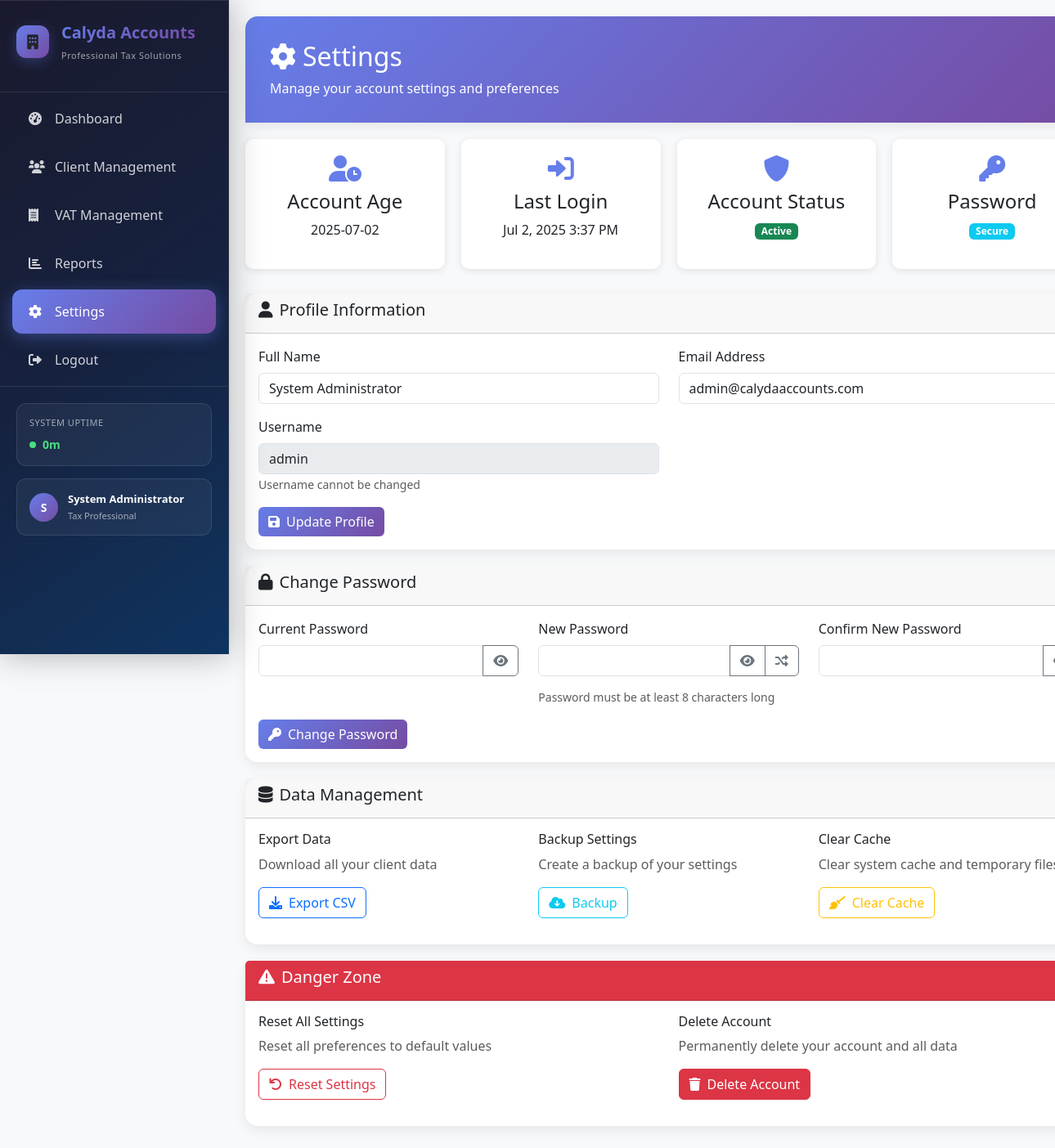
The page /settings.php (signed in) on the database its author committed.
### tables this page shows
CREATE TABLE `users` (
  `id` int(11) NOT NULL,
  `username` varchar(50) NOT NULL,
  `email` varchar(100) NOT NULL,
  `password` varchar(255) NOT NULL,
  `full_name` varchar(100) NOT NULL,
  `role` enum('admin','user') DEFAULT 'user',
  `created_at` timestamp NOT NULL DEFAULT current_timestamp(),
  `updated_at` timestamp NOT NULL DEFAULT current_timestamp() ON UPDATE current_timestamp()
);

### settings.php (the view, shortened to what this page needs)
<?php
$db = Database::getInstance()->getConnection();
$stmt = $db->prepare("SELECT * FROM users WHERE id = ?");
$stmt->execute([$_SESSION['user_id']]);
$user = $stmt->fetch(PDO::FETCH_ASSOC);
?>
<!DOCTYPE html>
<html lang="en">
<head>
    <link href="https://cdn.jsdelivr.net/npm/bootstrap@5.3.0/dist/css/bootstrap.min.css" rel="stylesheet">
    <link href="https://cdnjs.cloudflare.com/ajax/libs/font-awesome/6.0.0/css/all.min.css" rel="stylesheet">
    <link rel="stylesheet" href="./css/style.css">
</head>
<body>
    <div class="container-fluid">
        <div class="row">
            <div class="col-md-3 col-lg-2 px-0 sidebar" id="sidebar">
                <div class="sidebar-header">
                    <div class="logo-container">
                        <div class="logo-icon">
                            <i class="fas fa-building"></i>
                        </div>
                        <div>
                            <div class="logo-text">Calyda Accounts</div>
                            <div class="company-tagline">Professional Tax Solutions</div>
                        </div>
                    </div>
                </div>
                <nav class="sidebar-nav">
                    <div class="nav-item">
                        <a class="nav-link" href="dashboard.php">
                            <i class="fas fa-tachometer-alt"></i>Dashboard
                        </a>
                    </div>
                    <div class="nav-item">
                        <a class="nav-link" href="clients.php">
                            <i class="fas fa-users"></i>Client Management
                        </a>
                    </div>
                    <div class="nav-item">
                        <a class="nav-link" href="vat_management.php">
                            <i class="fas fa-receipt"></i>VAT Management
                        </a>
                    </div>
                    <div class="nav-item">
                        <a class="nav-link" href="reports.php">
                            <i class="fas fa-chart-bar"></i>Reports
                        </a>
                    </div>
                    <div class="nav-item">
                        <a class="nav-link active" href="settings.php">
                            <i class="fas fa-cog"></i>Settings
                        </a>
                    </div>
                    <div class="nav-item">
                        <a class="nav-link" href="logout.php">
                            <i class="fas fa-sign-out-alt"></i>Logout
                        </a>
                    </div>
                </nav>
                <div class="system-status">
                    <div class="uptime-display">
                        <div class="uptime-title">System Uptime</div>
                        <div class="uptime-value">
                            <div class="status-indicator"></div>
                            <span id="systemUptime">Loading...</span>
                        </div>
                    </div>
                    <div class="user-info d-flex align-items-center">
                        <div class="user-avatar">
                            <?php echo strtoupper(substr($_SESSION['full_name'], 0, 1)); ?>
                        </div>
                        <div class="user-details">
                            <div class="user-name"><?php echo htmlspecialchars($_SESSION['full_name']); ?></div>
                            <div class="user-role">Tax Professional</div>
                        </div>
                    </div>
                </div>
            </div>
            <div class="col-md-9 col-lg-10 main-content">
                <div class="card">
                    <div class="settings-header">
                        <h2><i class="fas fa-cog me-2"></i>Settings</h2>
                        <p class="mb-0">Manage your account settings and preferences</p>
                    </div>
                </div>
                <div class="stats-grid">
                    <div class="stat-item">
                        <i class="fas fa-user-clock"></i>
                        <h4>Account Age</h4>
                        <p><?php echo date('Y-m-d', strtotime($user['created_at'])); ?></p>
                    </div>
                    <div class="stat-item">
                        <i class="fas fa-sign-in-alt"></i>
                        <h4>Last Login</h4>
                        <p><?php echo date('M j, Y g:i A', strtotime($user['last_login'] ?? $user['created_at'])); ?></p>
                    </div>
                    <div class="stat-item">
                        <i class="fas fa-shield-alt"></i>
                        <h4>Account Status</h4>
                        <p><span class="badge bg-success">Active</span></p>
                    </div>
                    <div class="stat-item">
                        <i class="fas fa-key"></i>
                        <h4>Password</h4>
                        <p><span class="badge bg-info">Secure</span></p>
                    </div>
                </div>
                <div class="card">
                    <div class="card-header">
                        <h5><i class="fas fa-user me-2"></i>Profile Information</h5>
                    </div>
                    <div class="card-body">
                        <form method="POST" action="">
                            <div class="row">
                                <div class="col-md-6 mb-3">
                                    <label class="form-label">Full Name</label>
                                    <input type="text" class="form-control" name="full_name" value="<?php echo htmlspecialchars($user['full_name']); ?>" required>
                                </div>
                                <div class="col-md-6 mb-3">
                                    <label class="form-label">Email Address</label>
                                    <input type="email" class="form-control" name="email" value="<?php echo htmlspecialchars($user['email']); ?>" required>
                                </div>
                            </div>
                            <div class="row">
                                <div class="col-md-6 mb-3">
                                    <label class="form-label">Username</label>
                                    <input type="text" class="form-control" value="<?php echo htmlspecialchars($user['username']); ?>" disabled>
                                    <small class="text-muted">Username cannot be changed</small>
                                </div>
                            </div>
                            <button type="submit" class="btn btn-primary">
                                <i class="fas fa-save me-2"></i>Update Profile
                            </button>
                        </form>
                    </div>
                </div>
                <div class="card">
                    <div class="card-header">
                        <h5><i class="fas fa-lock me-2"></i>Change Password</h5>
                    </div>
                    <div class="card-body">
                        <form method="POST" action="" id="passwordForm">
                            <div class="row">
                                <div class="col-md-4 mb-3">
                                    <label class="form-label">Current Password</label>
                                    <div class="input-group">
                                        <input type="password" class="form-control" name="current_password" id="currentPassword" required>
                                        <button type="button" class="btn btn-outline-secondary" onclick="togglePassword('currentPassword')">
                                            <i class="fas fa-eye"></i>
                                        </button>
                                    </div>
                                </div>
                                <div class="col-md-4 mb-3">
                                    <label class="form-label">New Password</label>
                                    <div class="input-group">
                                        <input type="password" class="form-control" name="new_password" id="newPassword" required>
                                        <button type="button" class="btn btn-outline-secondary" onclick="togglePassword('newPassword')">
                                            <i class="fas fa-eye"></i>
                                        </button>
                                        <button type="button" class="btn btn-outline-secondary" onclick="generateSecurePassword()">
                                            <i class="fas fa-random"></i>
                                        </button>
                                    </div>
                                    <div class="password-strength mt-2" id="passwordStrength"></div>
                                    <small class="text-muted">Password must be at least 8 characters long</small>
                                </div>
                                <div class="col-md-4 mb-3">
                                    <label class="form-label">Confirm New Password</label>
                                    <div class="input-group">
                                        <input type="password" class="form-control" name="confirm_password" id="confirmPassword" required>
                                        <button type="button" class="btn btn-outline-secondary" onclick="togglePassword('confirmPassword')">
                                            <i class="fas fa-eye"></i>
                                        </button>
                                    </div>
                                </div>
                            </div>
                            <button type="submit" class="btn btn-primary">
                                <i class="fas fa-key me-2"></i>Change Password
                            </button>
                        </form>
                    </div>
                </div>
                <div class="card">
                    <div class="card-header">
                        <h5><i class="fas fa-database me-2"></i>Data Management</h5>
                    </div>
                    <div class="card-body">
                        <div class="row">
                            <div class="col-md-4 mb-3">
                                <h6>Export Data</h6>
                                <p class="text-muted">Download all your client data</p>
                                <button class="btn btn-outline-primary" onclick="exportAllData()">
                                    <i class="fas fa-download me-2"></i>Export CSV
                                </button>
                            </div>
                            <div class="col-md-4 mb-3">
                                <h6>Backup Settings</h6>
                                <p class="text-muted">Create a backup of your settings</p>
                                <button class="btn btn-outline-info" onclick="backupSettings()">
                                    <i class="fas fa-cloud-download-alt me-2"></i>Backup
                                </button>
                            </div>
                            <div class="col-md-4 mb-3">
                                <h6>Clear Cache</h6>
                                <p class="text-muted">Clear system cache and temporary files</p>
                                <button class="btn btn-outline-warning" onclick="clearCache()">
                                    <i class="fas fa-broom me-2"></i>Clear Cache
                                </button>
                            </div>
                        </div>
                    </div>
                </div>
                <div class="card border-danger">
                    <div class="card-header bg-danger text-white">
                        <h5><i class="fas fa-exclamation-triangle me-2"></i>Danger Zone</h5>
                    </div>
                    <div class="card-body">
                        <div class="row">
                            <div class="col-md-6 mb-3">
                                <h6>Reset All Settings</h6>
                                <p class="text-muted">Reset all preferences to default values</p>
                                <button class="btn btn-outline-danger" onclick="resetSettings()">
                                    <i class="fas fa-undo me-2"></i>Reset Settings
                                </button>
                            </div>
                            <div class="col-md-6 mb-3">
                                <h6>Delete Account</h6>
                                <p class="text-muted">Permanently delete your account and all data</p>
                                <button class="btn btn-danger" onclick="deleteAccount()">
                                    <i class="fas fa-trash me-2"></i>Delete Account
                                </button>
                            </div>
                        </div>
                    </div>
                </div>
            </div>
        </div>
    </div>
</body>
</html>

### rows shown on the page
users: created_at "2025-07-02", created_at "Jul 2, 2025 3:37 PM", full_name "System Administrator", email "admin@calydaaccounts.com", username "admin"

### other values the page prints
substr($_SESSION['full_name'], 0, 1) "S"
$_SESSION['full_name'] "System Administrator"
